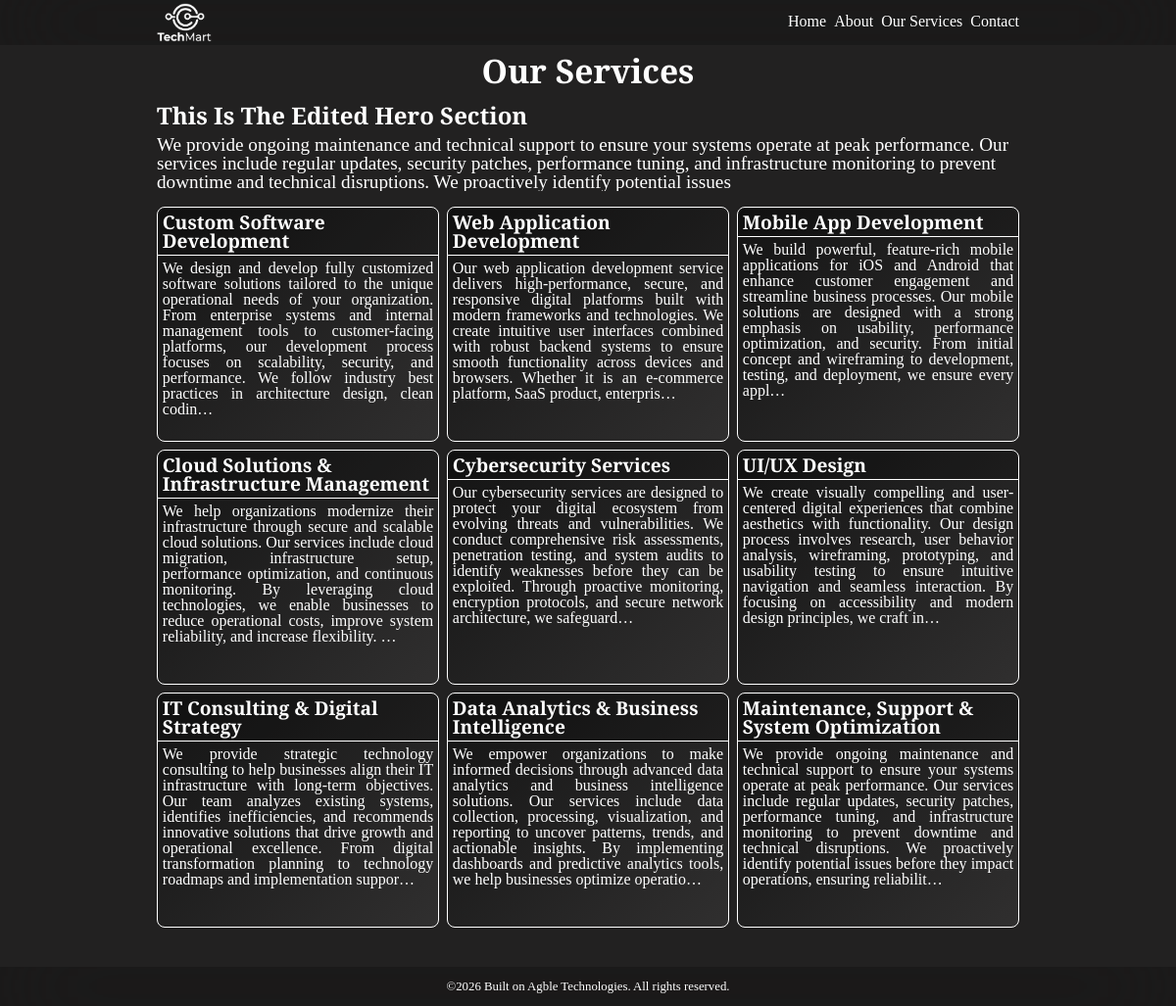
/services/, run on an earlier commit of the app's database.
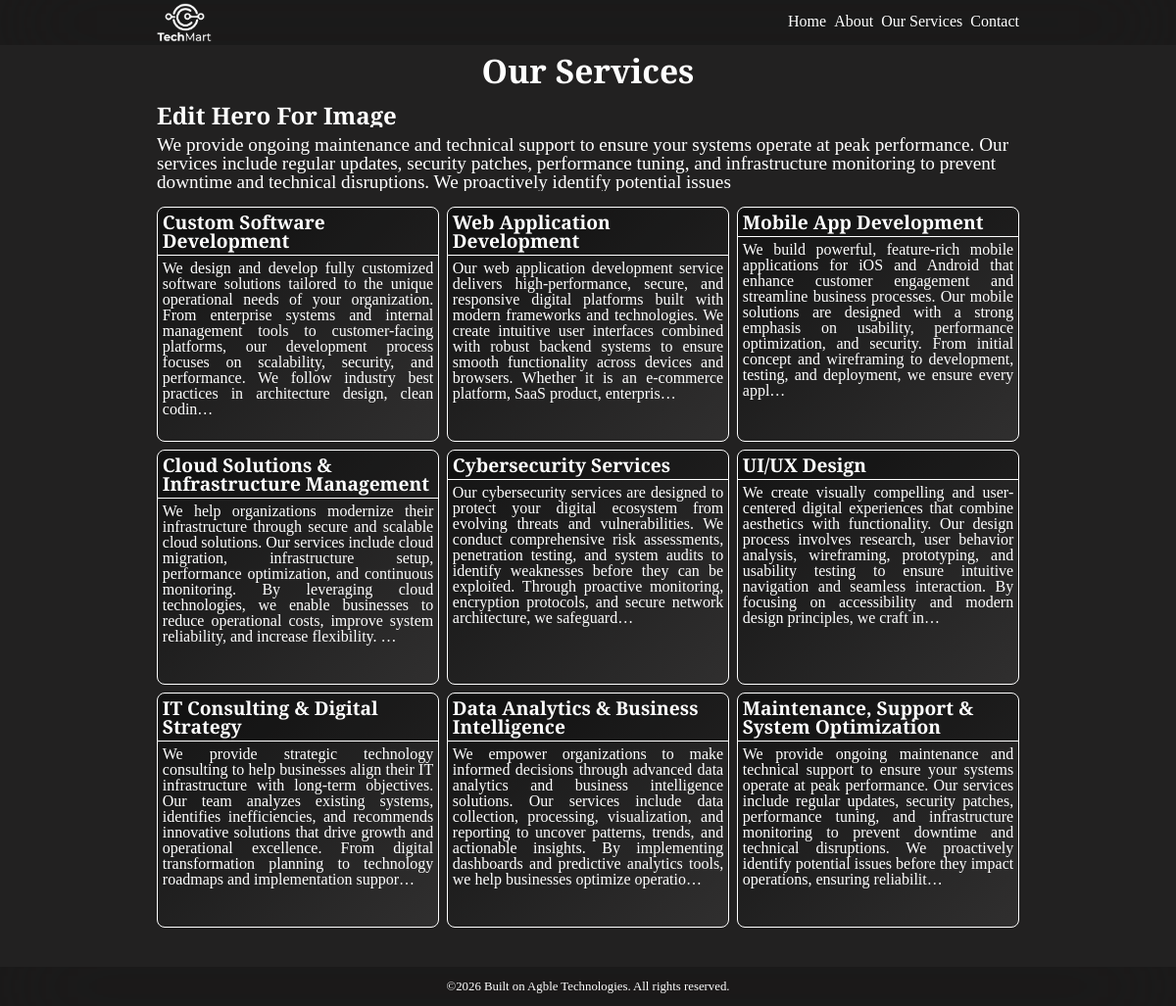
And on a later commit of the database.
### main/models.py (models this page shows, shortened)
class Hero_Section(models.Model):
    hero_text_title = models.CharField(max_length=60)
    hero_text_body = models.TextField(max_length=300)
    hero_image = models.ImageField(upload_to='images/')

### main/views.py (the view)
# urls.py: path('services/', views.services, name='services'),
def services(request):
    return render(request, 'main/services.html', {
        'hero_section': Hero_Section.objects.all(),
        'services': Service.objects.all()
    })

### main/templates/main/services.html
{% extends "main/layout.html" %}
{% load static %}
{% block content %}
<div class="services_section">
    <center>
        <h1>Our Services</h1>
    </center>
    {% for hero in hero_section %}
    <div class="services_text">
        <div class="services_text_title">
            <h2>
                {{ hero.hero_text_title|title }}
            </h2>
        </div>
        <div class="services_text_body">
            <p>
                {{ hero.hero_text_body }}
            </p>
        </div>
    </div>
    {% endfor %}
    <div class="service_cards">
        {% for service in services %}
        <div class="service_card">
            <a href="{% url 'main:service_page' service.id %}">
                <div class="service_title">
                    <h3>{{ service.service_title }}</h3>
                </div>
                <div class="service_desc">
                    <p>
                        {{ service.service_description|truncatechars:350 }}
                    </p>
                </div>
            </a>
        </div>
        {% endfor %}
    </div>
</div>
{% endblock %}

What changed in the data, as far as the page shows it:
changed Hero_Section: hero_text_title "This Is The Edited Hero Section" → "Edit Hero For Image"
